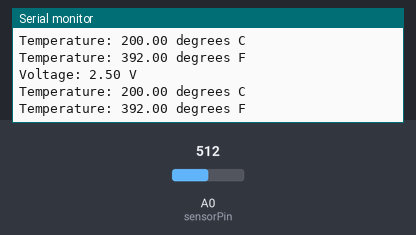
Bench run of a sketch on a simulated Arduino Uno, built with avr-gcc and run on an emulated ATmega328P. On the bench: the last lines printed to the serial monitor. The inputs (shaded band) are chosen by the test bench; at power-on: A0 (sensorPin) = 512.

Above: at 1.8 s.
1.9 s: A0 (sensorPin) set to 716
At 2.4 s:
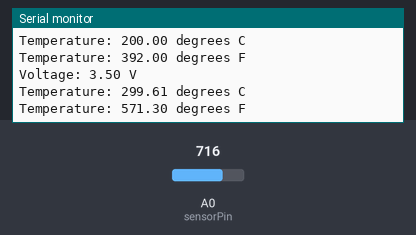
3.4 s: A0 (sensorPin) set to 900
At 4.9 s:
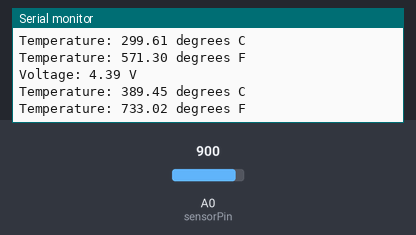
Timing chart, 0 to 6.4 s (numbered marks = the images above; inputs shaded):
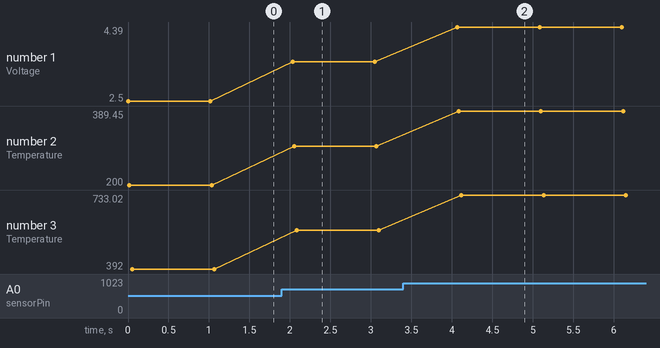

Measured:
- after the input at 1.9 s, the serial monitor: prints a new line after 0.13 s (image 1)
- after the input at 3.4 s, the serial monitor: prints a new line after 0.67 s (image 2)
- plotted number 1: 2.5 → 3.5 after the input at 1.9 s, 3.5 → 4.39 after the input at 3.4 s
- plotted number 2: 200 → 299.61 after the input at 1.9 s, 299.61 → 389.45 after the input at 3.4 s
- plotted number 3: 392 → 571.3 after the input at 1.9 s, 571.3 → 733.02 after the input at 3.4 s

The sketch:

EX4A.ino
```cpp
int sensorPin = A0;

void setup() {
  Serial.begin(9600);
}

void loop() {
  int reading = analogRead(sensorPin);
  float voltage = reading * 5.0;
  voltage /= 1024.0;

  Serial.print("Voltage: ");
  Serial.print(voltage);
  Serial.println(" V");

  float temperatureC = (voltage - 0.5) * 100;
  Serial.print("Temperature: ");
  Serial.print(temperatureC);
  Serial.println(" degrees C");

  float temperatureF = (temperatureC * 9.0 / 5.0) + 32.0;
  Serial.print("Temperature: ");
  Serial.print(temperatureF);
  Serial.println(" degrees F");

  Serial.println();
  delay(1000);
}
```
